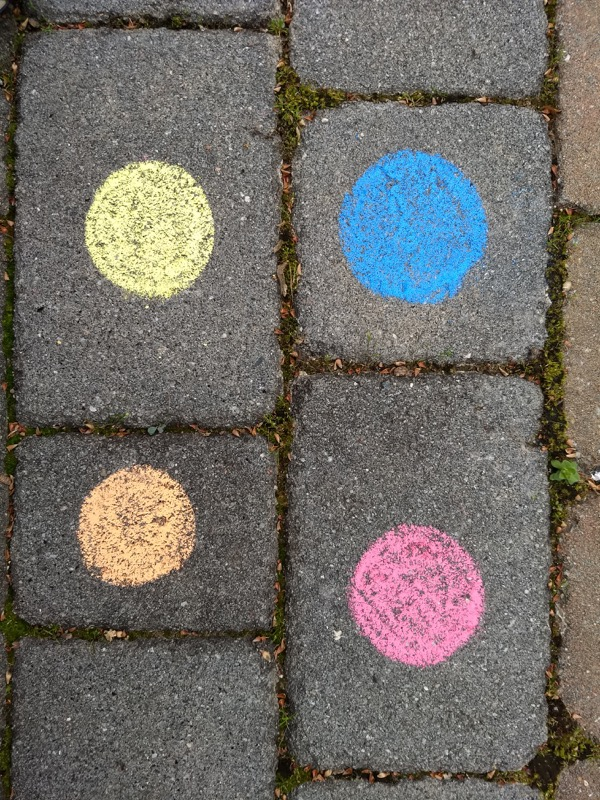
#> input picture ColorBlobs.jpg, 600 x 800 px
$ python CircleDetectorTest.py
#> lines starting #> are read from the running program, lines starting #| are printed output that depends on the picture; after the words box and inside, x2 and y2 are one past the last pixel; in counts of white or black regions, pixels touching at a corner belong together
import cv2
import numpy as np
import sys
from matplotlib import pyplot as plt


def detectcircles(filename:str):

#> called with filename = 'ColorBlobs.jpg'
    img = cv2.imread(filename)
#> img is the input picture: shape (800, 600, 3); mean B, G, R 103.2, 108.2, 112.1
    hsv = cv2.cvtColor(img, cv2.COLOR_BGR2HSV)
#> hsv: shape (800, 600, 3); mean H, S, V 33.8, 44.8, 118.1
    hMin = 0
    sMin = 40
    vMin = 185
    hMax = 179
    sMax = 255
    vMax = 255
    hsvMin = np.array([hMin, sMin, vMin])
    hsvMax = np.array([hMax, sMax, vMax])
    mask = cv2.inRange(hsv, hsvMin, hsvMax)
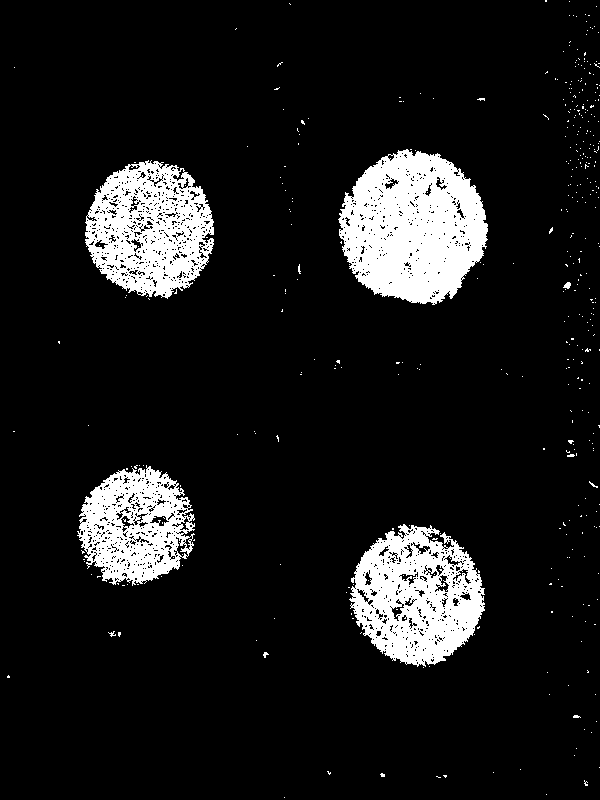
#> mask: shape (800, 600); 10.4% white; 403 white regions (396 under 20 px), largest, box (x1, y1, x2, y2) and area: (338, 149, 488, 305) 16544, (349, 524, 485, 667) 12079, (85, 160, 214, 299) 11494
    blur = cv2.GaussianBlur(mask,(9,9),3)
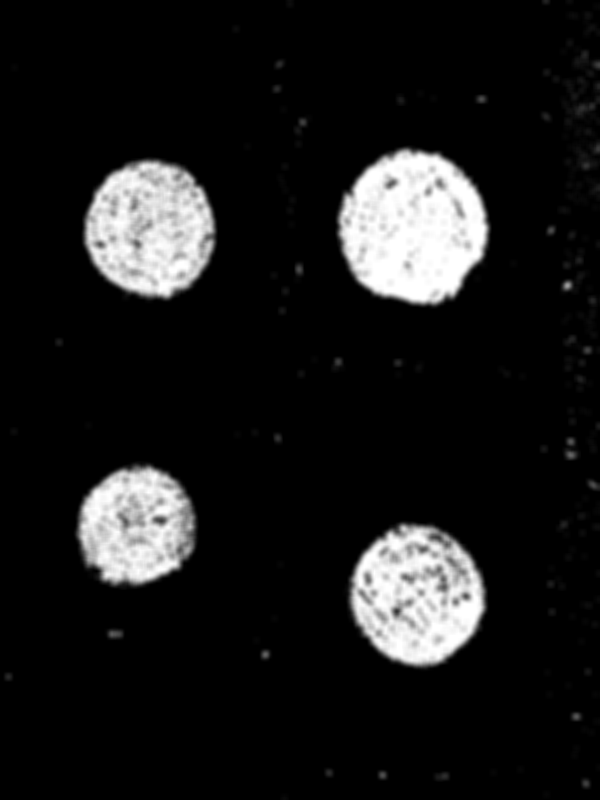
#> blur: shape (800, 600); min 0, max 255, mean 26.4
    median0 = cv2.medianBlur(mask,7)
#> median0: shape (800, 600); 11.2% white; 6 white regions (1 under 20 px), largest, box (x1, y1, x2, y2) and area: (339, 150, 488, 304) 17201, (351, 525, 484, 665) 13445, (86, 162, 214, 297) 13204, (80, 467, 193, 584) 9864, (565, 283, 570, 288) 20
    median1 = cv2.medianBlur(mask,11)
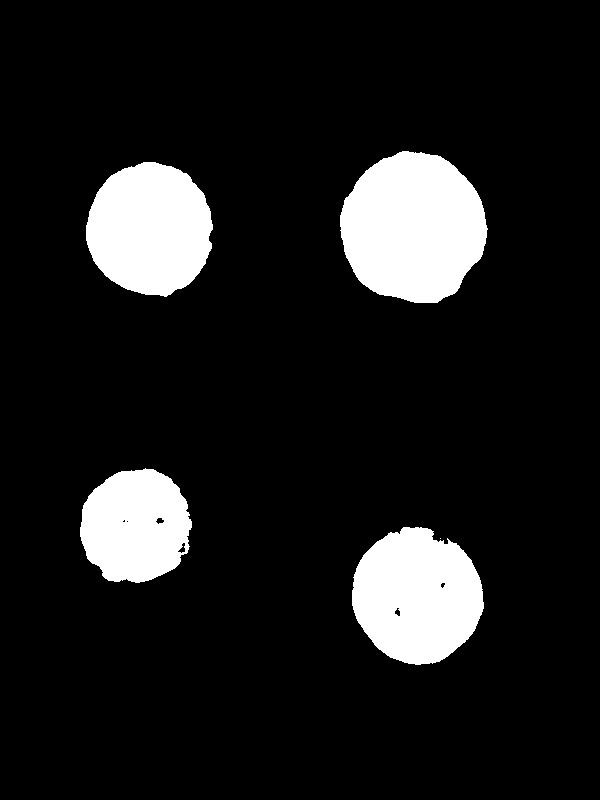
#> median1: shape (800, 600); 11.3% white; 5 white regions (1 under 20 px), largest, box (x1, y1, x2, y2) and area: (340, 151, 488, 303) 17191, (352, 527, 484, 665) 13710, (86, 162, 213, 297) 13186, (80, 468, 192, 583) 9914
    median2 = cv2.medianBlur(mask,11)
    edges = cv2.Canny(blur,70, 150, apertureSize = 3)
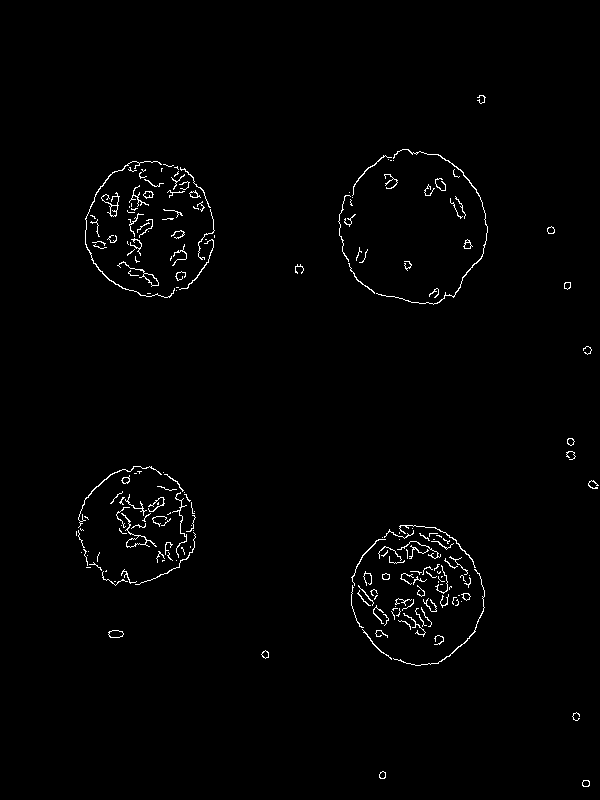
#> edges: shape (800, 600); 1.2% white in thin lines or dots, all inside (x1, y1, x2, y2) = (76, 95, 599, 787)
    edges0 = cv2.Canny(median0,70, 150, apertureSize = 5)
#> edges0: shape (800, 600); 0.54% white in thin lines or dots, all inside (x1, y1, x2, y2) = (79, 149, 570, 665)
    edges1 = cv2.Canny(median1,70, 150, apertureSize = 5)
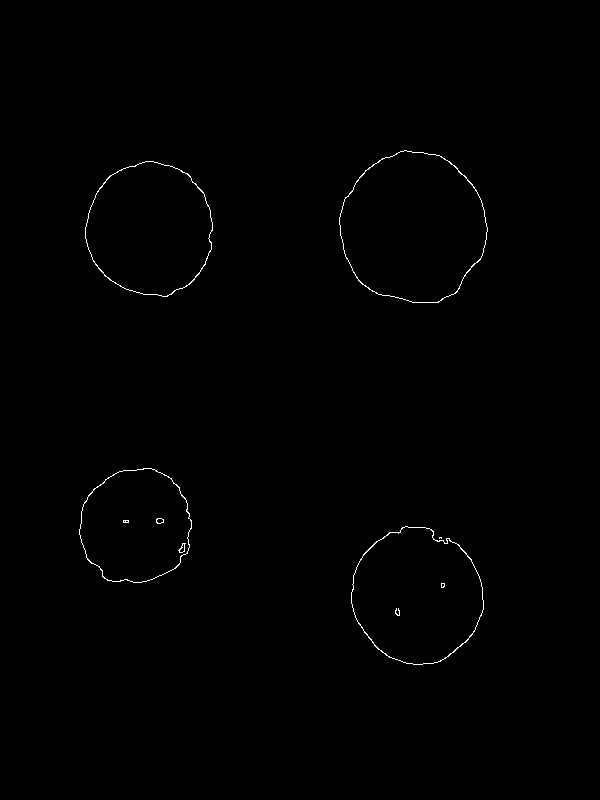
#> edges1: shape (800, 600); 0.4% white in thin lines or dots, all inside (x1, y1, x2, y2) = (79, 150, 488, 665)


    kernel = np.ones((3,3),np.uint8)
    openedMask = cv2.morphologyEx(mask, cv2.MORPH_OPEN, kernel)
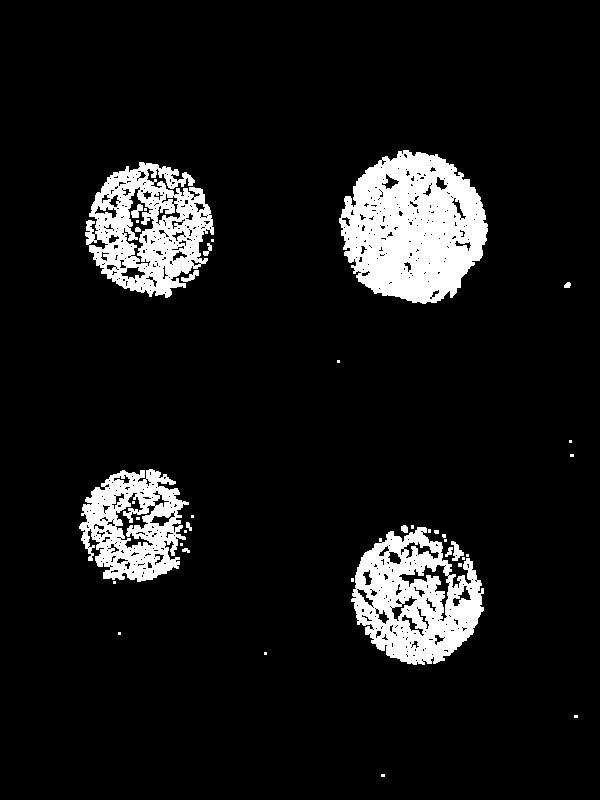
#> openedMask: shape (800, 600); 9.3% white; 39 white regions (25 under 20 px), largest, box (x1, y1, x2, y2) and area: (339, 150, 488, 304) 16041, (351, 527, 484, 665) 10573, (85, 162, 214, 298) 9797
    closedMedian = cv2.morphologyEx(median1, cv2.MORPH_CLOSE, kernel)
#> closedMedian: shape (800, 600); 11.3% white; 4 white regions, box (x1, y1, x2, y2) and area: (340, 151, 488, 303) 17192, (352, 527, 484, 665) 13735, (86, 162, 213, 297) 13186, (80, 468, 192, 583) 9946
    closedMedian1 = cv2.morphologyEx(closedMedian, cv2.MORPH_CLOSE, kernel)
    closedMedian2 = cv2.morphologyEx(closedMedian1, cv2.MORPH_CLOSE, kernel)

    edges2 = cv2.Canny(closedMedian,70, 150, apertureSize = 5)

    # [8 lines of commented-out code are left out]
    f = plt.figure()
    f.set_figwidth(16)
    f.set_figheight(5)
    # [30 lines of commented-out code are left out]

    circleTarget = edges2
    circles = cv2.HoughCircles(circleTarget,cv2.HOUGH_GRADIENT,1,100,param1=60,param2=20,minRadius=20,maxRadius=300)
#> circles = [[413.5, 229.5, 74], [149.5, 228.5, 65.5], [415.5, 593.5, 65.6], [135.5, 525.5, 57]]
    #circles = cv2.HoughCircles(edges,cv2.HOUGH_GRADIENT,1,250,param1=60,param2=32,minRadius=0,maxRadius=0)

    circles = np.uint16(np.around(circles))
#> circles = [[414, 230, 74], [150, 228, 66], [416, 594, 66], [136, 526, 57]]
    for i in circles[0,:]:
        # draw the outer circle
        cv2.circle(img,(i[0],i[1]),i[2],(255,255,255),2)
        font = cv2.FONT_HERSHEY_SIMPLEX
        cv2.putText(img,str(i[2]),(i[0],i[1]), font, 1, (0, 0, 0), 2,cv2.LINE_AA)
        # draw the center of the circle
        cv2.circle(img,(i[0],i[1]),2,(0,0,255),3)
#> this loop made 4 passes
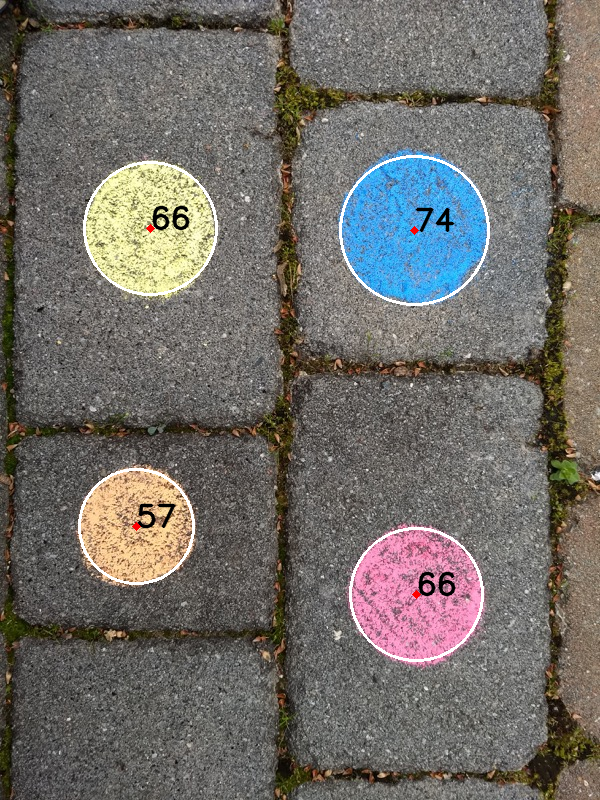
#> img: shape (800, 600, 3); mean B, G, R 103.7, 108.7, 112.5

    cv2.imshow('detected circles',img)
    cv2.waitKey(0)
    cv2.destroyAllWindows()

detectcircles("ColorBlobs.jpg")

$ run again, with Stop5.jpg copied over ColorBlobs.jpg
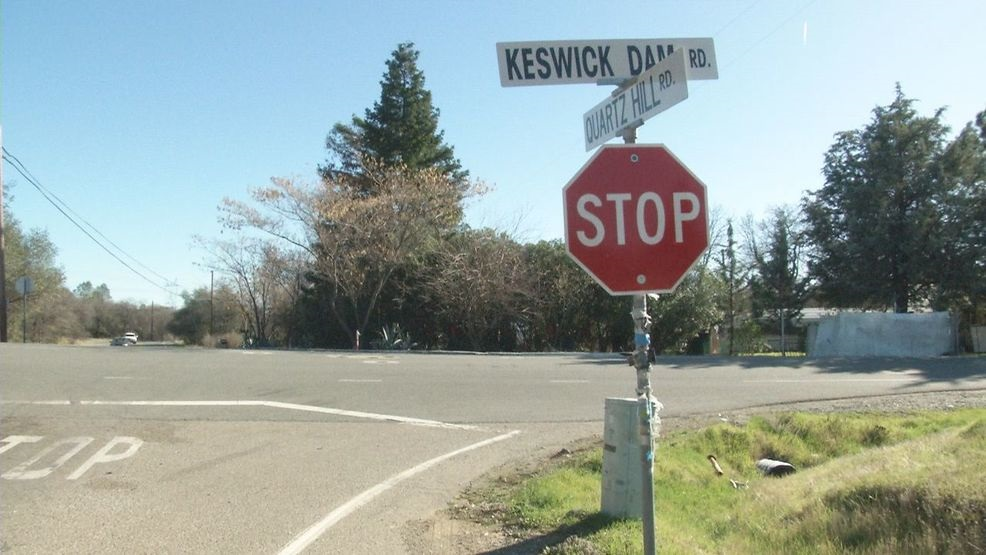
#> input picture Stop5.jpg, 986 x 555 px
#> in detectcircles, img is the input picture: shape (555, 986, 3); mean B, G, R 159.1, 163.7, 151.6
#> hsv: shape (555, 986, 3); mean H, S, V 66.2, 52.4, 173.8
#> in detectcircles, `mask = cv2.inRange(hsv, hsvMin, hsvMax)`:
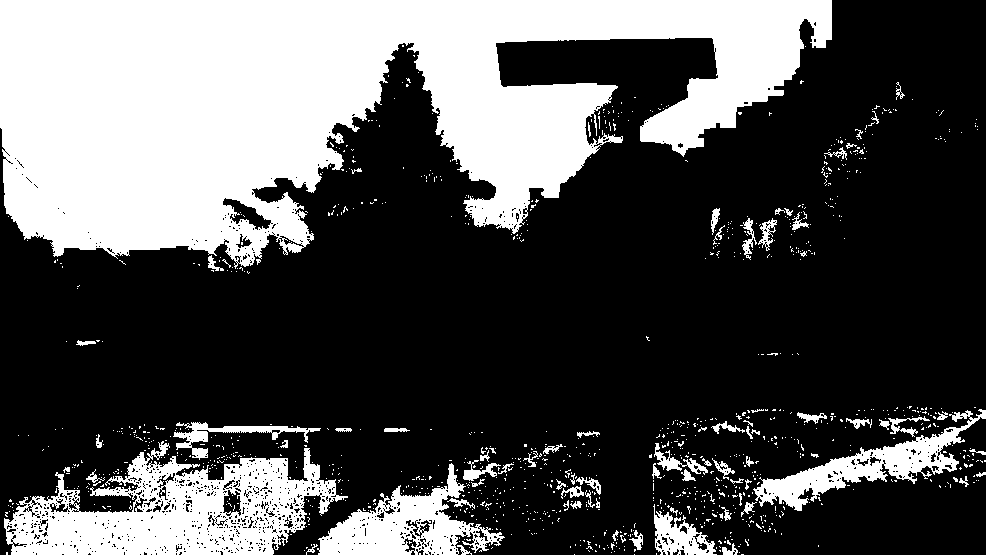
#> mask: shape (555, 986); 32.1% white; 1122 white regions (1044 under 20 px), largest, box (x1, y1, x2, y2) and area: (0, 0, 832, 269) 131804, (4, 441, 348, 555) 20063, (317, 463, 505, 555) 6879
#> median0: shape (555, 986); 31.7% white; 61 white regions (20 under 20 px), largest, box (x1, y1, x2, y2) and area: (0, 0, 832, 270) 132295, (4, 448, 342, 555) 21981, (318, 465, 502, 555) 7481
#> median1: shape (555, 986); 31.4% white; 40 white regions (8 under 20 px), largest, box (x1, y1, x2, y2) and area: (0, 0, 832, 266) 132116, (6, 453, 338, 555) 22046, (317, 470, 500, 555) 7569
#> edges: shape (555, 986); 2.4% white in thin lines or dots
#> edges0: shape (555, 986); 1.4% white in thin lines or dots
#> edges1: shape (555, 986); 1.1% white in thin lines or dots
#> openedMask: shape (555, 986); 30.1% white; 170 white regions (87 under 20 px), largest, box (x1, y1, x2, y2) and area: (0, 0, 832, 266) 130545, (11, 448, 336, 555) 15202, (318, 464, 470, 555) 5653
#> closedMedian: shape (555, 986); 31.5% white; 37 white regions (6 under 20 px), largest, box (x1, y1, x2, y2) and area: (0, 0, 832, 266) 132131, (6, 453, 338, 555) 22088, (317, 470, 500, 555) 7608
#> edges2: shape (555, 986); 1% white in thin lines or dots
#> in detectcircles, `circles = cv2.HoughCircles(circleTarget,cv2.HOUGH_GRADIENT,1,100,param..`: circles = 20 rows, first 8: [232.5, 537.5, 111.5], [198.5, 332.5, 136.7], [728.5, 292.5, 193.7], [568.5, 238.5, 156.7], [535.5, 126.5, 87.6], [263.5, 231.5, 42.1], [102.5, 432.5, 80.3], [934.5, 554.5, 117.7]
#> in detectcircles, `circles = np.uint16(np.around(circles))`: circles = 20 rows, first 8: [232, 538, 112], [198, 332, 137], [728, 292, 194], [568, 238, 157], [536, 126, 88], [264, 232, 42], [102, 432, 80], [934, 554, 118]
#> the loop in detectcircles, `for i in circles[0,:]:` made 20 passes
#> after the loop in detectcircles, `for i in circles[0,:]:`:
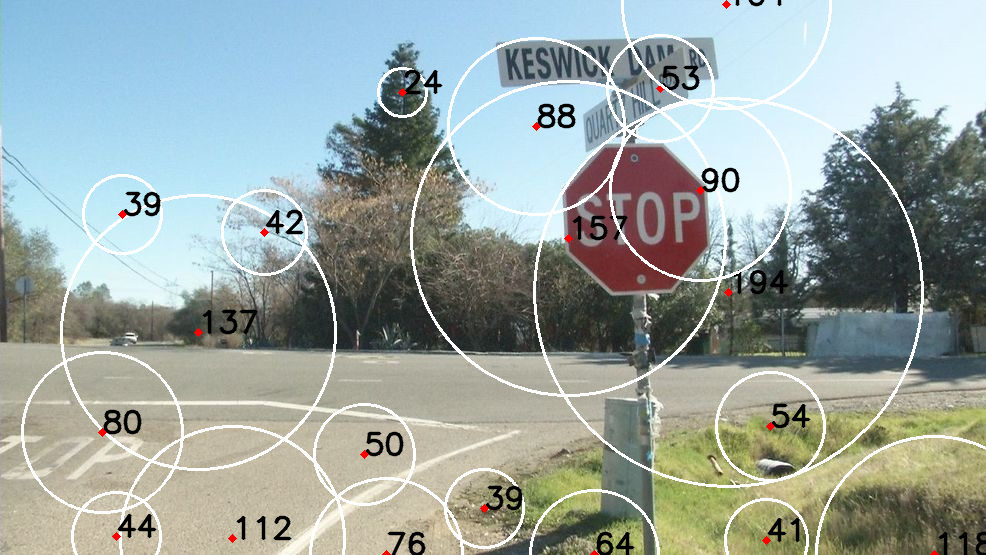
#> img: shape (555, 986, 3); mean B, G, R 160.9, 164.8, 153.6
